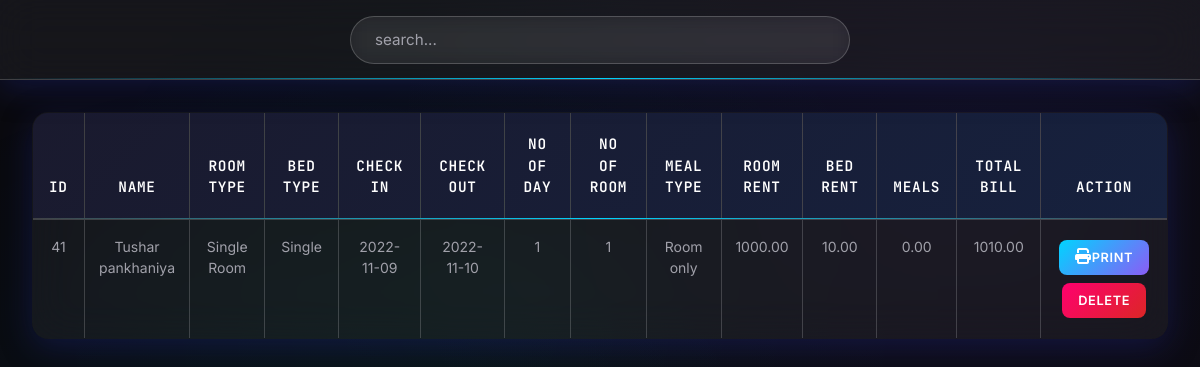
Screenshot of /admin/payment.php with the database file from the repository.
### tables this page shows
CREATE TABLE `payment` (
  `id` int(30) NOT NULL,
  `Name` varchar(30) NOT NULL,
  `Email` varchar(30) NOT NULL,
  `RoomType` varchar(30) NOT NULL,
  `Bed` varchar(30) NOT NULL,
  `NoofRoom` int(30) NOT NULL,
  `cin` date NOT NULL,
  `cout` date NOT NULL,
  `noofdays` int(30) NOT NULL,
  `roomtotal` double(8,2) NOT NULL,
  `bedtotal` double(8,2) NOT NULL,
  `meal` varchar(30) NOT NULL,
  `mealtotal` double(8,2) NOT NULL,
  `finaltotal` double(8,2) NOT NULL
);

### admin/payment.php (the view, shortened to what this page needs)
<?php
    include '../config.php';
?>
<!DOCTYPE html>
<html lang="en">
<head>
    <link href="https://cdn.jsdelivr.net/npm/bootstrap@5.0.2/dist/css/bootstrap.min.css" rel="stylesheet">
    <link rel="stylesheet" href="https://cdnjs.cloudflare.com/ajax/libs/font-awesome/6.2.0/css/all.min.css"/>
	<link rel="stylesheet" href="css/roombook.css">
</head>
<body>
	<div class="searchsection">
        <input type="text" name="search_bar" id="search_bar" placeholder="search..." onkeyup="searchFun()">
    </div>
    <div class="roombooktable" class="table-responsive-xl">
        <?php
            $paymanttablesql = "SELECT * FROM payment";
            $paymantresult = mysqli_query($conn, $paymanttablesql);
        ?>
        <table class="table table-bordered" id="table-data">
            <thead>
                <tr>
                    <th scope="col">Id</th>
                    <th scope="col">Name</th>
                    <th scope="col">Room Type</th>
                    <th scope="col">Bed Type</th>
                    <th scope="col">Check In</th>
                    <th scope="col">Check Out</th>
					<th scope="col">No of Day</th>
                    <th scope="col">No of Room</th>
					<th scope="col">Meal Type</th>
                    <th scope="col">Room Rent</th>
                    <th scope="col">Bed Rent</th>
                    <th scope="col">Meals</th>
					<th scope="col">Total Bill</th>
                    <th scope="col">Action</th>
                </tr>
            </thead>
            <tbody>
            <?php
            while ($res = mysqli_fetch_array($paymantresult)) {
            ?>
                <tr>
                    <td><?php echo $res['id'] ?></td>
                    <td><?php echo $res['Name'] ?></td>
                    <td><?php echo $res['RoomType'] ?></td>
                    <td><?php echo $res['Bed'] ?></td>
					<td><?php echo $res['cin'] ?></td>
                    <td><?php echo $res['cout'] ?></td>
					<td><?php echo $res['noofdays'] ?></td>
                    <td><?php echo $res['NoofRoom'] ?></td>
                    <td><?php echo $res['meal'] ?></td>
                    <td><?php echo $res['roomtotal'] ?></td>
					<td><?php echo $res['bedtotal'] ?></td>
					<td><?php echo $res['mealtotal'] ?></td>
					<td><?php echo $res['finaltotal'] ?></td>
                    <td class="action">
                        <a href="invoiceprint.php?id= <?php echo $res['id']?>"><button class="btn btn-primary"><i class="fa-solid fa-print"></i>Print</button></a>
						<a href="paymantdelete.php?id=<?php echo $res['id']?>"><button class="btn btn-danger">Delete</button></a>
                    </td>
                </tr>
            <?php
            }
            ?>
            </tbody>
        </table>
    </div>
</body>
</html>

### admin/css/roombook.css (style rules this page uses)
:root { --primary-bg: #0a0a0f; --secondary-bg: #1a1a2e; --accent-bg: #16213e; --card-bg: rgba(26, 26, 46, 0.9); --glass-bg: rgba(255, 255, 255, 0.05); --neon-blue: #00d4ff; --neon-purple: #8b5cf6; --neon-cyan: #06ffa5; --neon-pink: #ff006e; --neon-orange: #ff8500; --neon-yellow: #ffd700; --text-primary: #ffffff; --text-secondary: #a1a1aa; --text-muted: #71717a; --glow-shadow: 0 0 20px rgba(0, 212, 255, 0.3); --card-shadow: 0 25px 50px -12px rgba(0, 0, 0, 0.5); --glass-shadow: 0 8px 32px 0 rgba(31, 38, 135, 0.37); --glass-border: 1px solid rgba(255, 255, 255, 0.18); --neon-border: 1px solid var(--neon-blue); }
body { background: var(--primary-bg); color: var(--text-primary); font-family: "Inter", sans-serif; margin: 0; padding: 0; min-height: 100vh; }
body::before { content: ''; position: fixed; top: 0; left: 0; width: 100%; height: 100%; background: radial-gradient(circle at 20% 80%, rgba(0, 212, 255, 0.05) 0%, transparent 50%), radial-gradient(circle at 80% 20%, rgba(139, 92, 246, 0.05) 0%, transparent 50%), radial-gradient(circle at 40% 40%, rgba(6, 255, 165, 0.03) 0%, transparent 50%); animation: backgroundShift 20s ease-in-out infinite; z-index: -1; }
* { margin: 0; padding: 0; box-sizing: border-box; }
i { font-size: 16px; }
.searchsection { height: 80px; width: 100%; display: flex; justify-content: space-evenly; align-items: center; background: var(--glass-bg); backdrop-filter: blur(20px); border-bottom: var(--glass-border); position: fixed; z-index: 500; box-shadow: var(--glass-shadow); padding: 0 2rem; gap: 1.5rem; }
.searchsection::before { content: ''; position: absolute; bottom: 0; left: 0; right: 0; height: 1px; background: linear-gradient(90deg, transparent, var(--neon-blue), transparent); animation: borderGlow 3s ease-in-out infinite alternate; }
#search_bar { height: 48px; width: 60%; max-width: 500px; border: 1px solid rgba(255, 255, 255, 0.2); background: rgba(255, 255, 255, 0.05); backdrop-filter: blur(10px); padding: 0 1.5rem; border-radius: 24px; color: var(--text-primary); font-size: 0.95rem; transition: all 0.3s ease; }
#search_bar::placeholder { color: var(--text-secondary); }
a { color: var(--neon-blue); text-decoration: none; transition: color 0.3s ease; }
.roombooktable { position: absolute; margin-top: 80px; width: 100%; min-height: calc(100vh - 80px); padding: 2rem; color: var(--text-primary); }
.roombooktable table { width: 100%; background: var(--glass-bg); backdrop-filter: blur(20px); border: var(--glass-border); border-radius: 16px; overflow: hidden; box-shadow: var(--glass-shadow); }
.roombooktable thead { background: linear-gradient(135deg, var(--secondary-bg), var(--accent-bg)); color: var(--text-primary); text-align: center; position: relative; }
.roombooktable thead::after { content: ''; position: absolute; bottom: 0; left: 0; right: 0; height: 1px; background: linear-gradient(90deg, transparent, var(--neon-blue), transparent); }
.roombooktable thead th { padding: 1.25rem 1rem; font-weight: 600; letter-spacing: 0.05em; font-size: 0.9rem; text-transform: uppercase; font-family: "JetBrains Mono", monospace; }
.roombooktable tbody { text-align: center; }
.roombooktable tbody tr { transition: all 0.3s cubic-bezier(0.4, 0, 0.2, 1); border-bottom: 1px solid rgba(255, 255, 255, 0.05); }
.roombooktable tbody td { padding: 1rem 0.75rem; font-size: 0.875rem; color: var(--text-secondary); }
.action a { text-decoration: none; }
.action button { margin: 0.25rem; padding: 0.5rem 1rem; border: none; border-radius: 8px; font-size: 0.8rem; font-weight: 600; text-transform: uppercase; letter-spacing: 0.05em; cursor: pointer; transition: all 0.3s cubic-bezier(0.4, 0, 0.2, 1); position: relative; overflow: hidden; }
.action button.btn-primary { background: linear-gradient(135deg, var(--neon-blue), var(--neon-purple)); color: var(--text-primary); }
.action button.btn-danger { background: linear-gradient(135deg, var(--neon-pink), #dc2626); color: var(--text-primary); }

### rows the page displays
payment: id "41", Name "Tushar pankhaniya", RoomType "Single Room", Bed "Single", cin "2022-11-09", cout "2022-11-10", noofdays "1", NoofRoom "1", meal "Room only", roomtotal "1000.00", bedtotal "10.00", mealtotal "0.00", finaltotal "1010.00"
